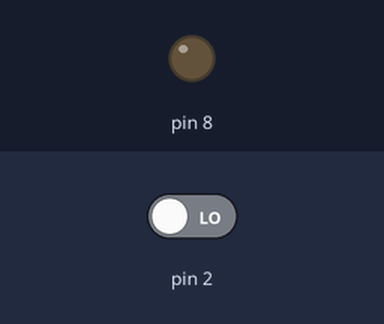
A sketch run on a simulated Arduino Uno, built with avr-gcc and run on an emulated ATmega328P. Shown: output pins drawn as LEDs (lit = HIGH). The inputs (shaded band) are chosen by the test bench; at power-on: pin 2 LOW.

Above: at 1.2 s.
1.3 s: pin 2 driven HIGH
At 2.5 s:
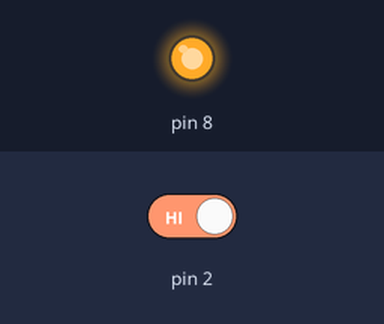
Timing chart, 0 to 4.3 s (numbered marks = the images above; inputs shaded):
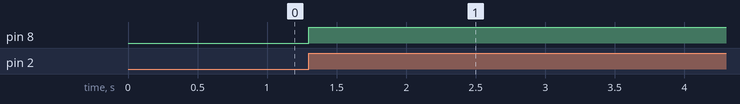

The sketch:

TTP233B.ino
```cpp
  boolean cs;
  boolean ls;
  boolean rs;

void setup() {
  // put your setup code here, to run once:
  Serial.begin(9600);
  pinMode(8, OUTPUT);
  pinMode(2, INPUT);
}

void loop() {
  // put your main code here, to run repeatedly:
  cs = digitalRead(2);
  if(cs == HIGH and ls == LOW){
    if (rs == HIGH){
      digitalWrite(8, LOW);
      rs = LOW;
    }
    else{
      digitalWrite(8, HIGH);
      rs = HIGH;
    }
  }
  ls = cs;
}
```

Measured:
- after the input at 1.3 s, pin 8: LOW → HIGH at once
